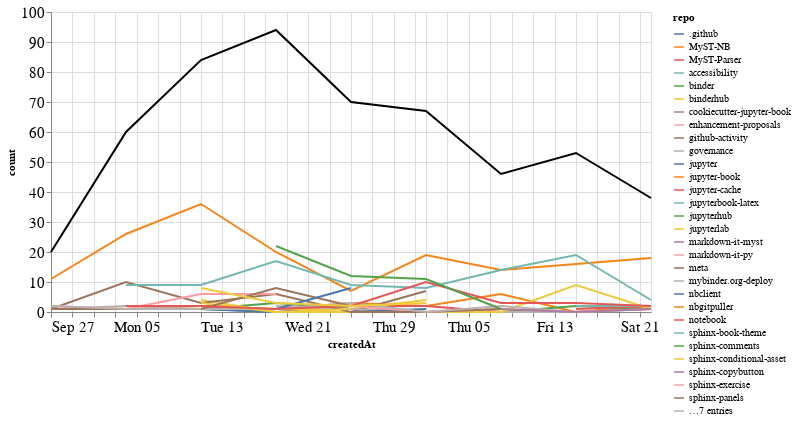

The cell this chart's notebook holds for it:
### Markdown cell above
## Comments

### Code cell
comments_time = comments.groupby('repo').resample('W', on='createdAt').count()['author'].reset_index()
comments_time = comments_time.rename(columns={'author': 'count'})
comments_time_total = comments_time.groupby('createdAt').agg({"count": "sum"}).reset_index()
ch1 = alt.Chart(comments_time, width=600).mark_line().encode(
    x='createdAt',
    y='count',
    color='repo',
    tooltip="repo"
)

ch2 = alt.Chart(comments_time_total, width=600).mark_line(color="black").encode(
    x='createdAt',
    y='count',
)

ch1 + ch2

### Figure 1 — Vega-Lite specification as saved in the notebook (floating-point values rounded to 4 significant figures; data arrays with more than 128 entries replaced by an {"elided": "..."} marker saying what was removed)
{"config": {"axisLeft": {"labelFontSize": 15}, "axisBottom": {"labelFontSize": 15}}, "layer": [{"data": {"name": "data-14853fa9a26e3af536cbd3ed7900532d"}, "mark": "line", "encoding": {"color": {"type": "nominal", "field": "repo"}, "tooltip": {"type": "nominal", "field": "repo"}, "x": {"type": "temporal", "field": "createdAt"}, "y": {"type": "quantitative", "field": "count"}}, "width": 600}, {"data": {"name": "data-0ddc81b401bc650884dc7b84524f94b8"}, "mark": {"type": "line", "color": "black"}, "encoding": {"x": {"type": "temporal", "field": "createdAt"}, "y": {"type": "quantitative", "field": "count"}}, "width": 600}], "$schema": "https://vega.github.io/schema/vega-lite/v4.8.1.json", "datasets": {"data-14853fa9a26e3af536cbd3ed7900532d": {"elided": "139 records"}, "data-0ddc81b401bc650884dc7b84524f94b8": [{"createdAt": "2020-09-27T00:00:00", "count": 20}, {"createdAt": "2020-10-04T00:00:00", "count": 60}, {"createdAt": "2020-10-11T00:00:00", "count": 84}, {"createdAt": "2020-10-18T00:00:00", "count": 94}, {"createdAt": "2020-10-25T00:00:00", "count": 70}, {"createdAt": "2020-11-01T00:00:00", "count": 67}, {"createdAt": "2020-11-08T00:00:00", "count": 46}, {"createdAt": "2020-11-15T00:00:00", "count": 53}, {"createdAt": "2020-11-22T00:00:00", "count": 38}]}}
